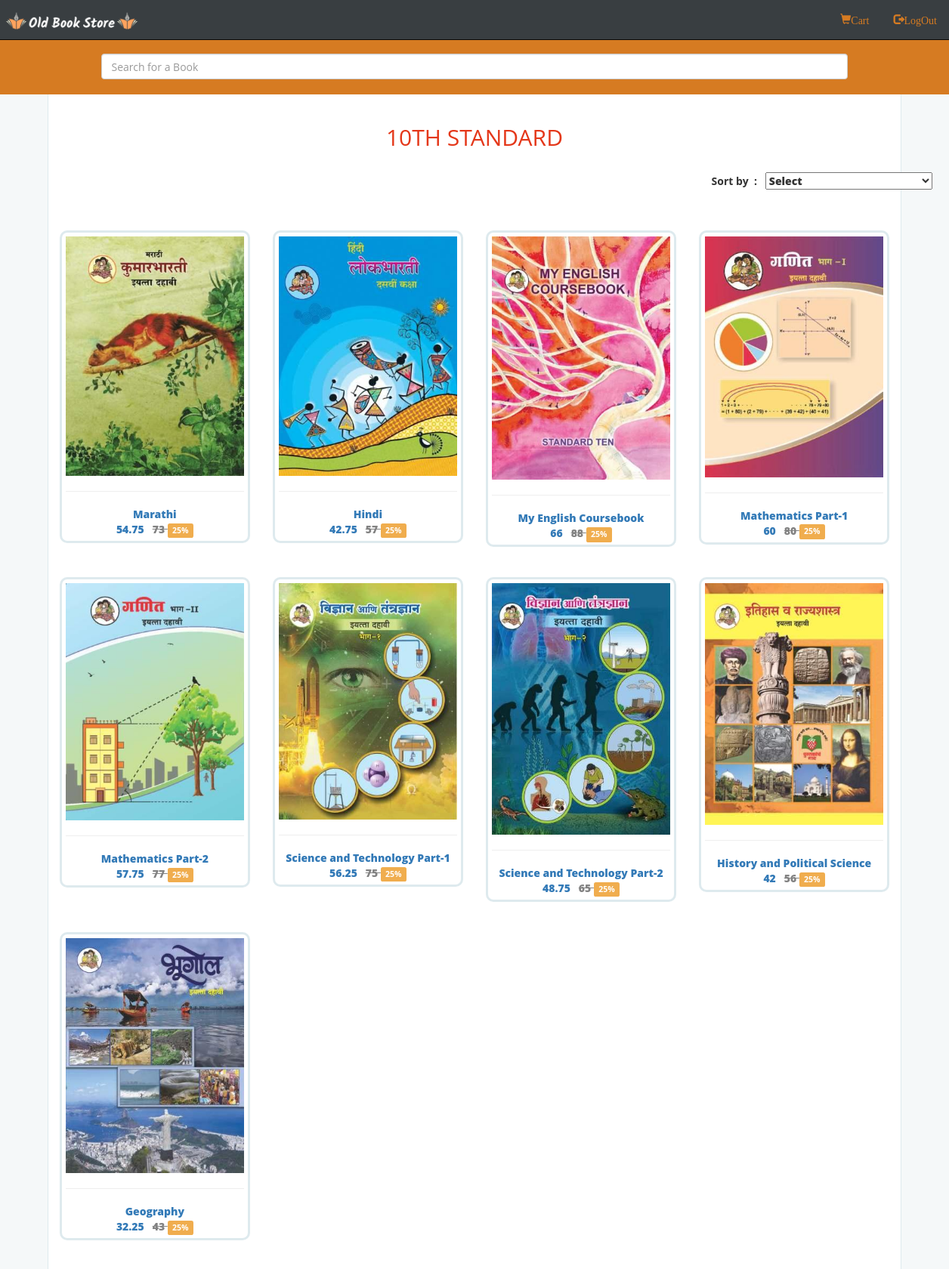
Page /Product.php?value=10th Standard (signed in) on the committed database.
### tables this page shows
CREATE TABLE `products` (
  `PID` varchar(25) NOT NULL,
  `Title` varchar(255) NOT NULL,
  `MRP` float NOT NULL,
  `Price` float NOT NULL,
  `Discount` int(11) DEFAULT NULL,
  `Available` int(11) NOT NULL,
  `Category` varchar(255) DEFAULT NULL,
  `Description` text DEFAULT NULL,
  `Language` varchar(255) DEFAULT NULL,
  `Page` int(5) DEFAULT NULL
);

### Product.php (the view, shortened to what this page needs)
<!DOCTYPE html>
<html lang="en">
<head>
    <link href="css/bootstrap.min.css" rel="stylesheet">
    <link href="css/my.css" rel="stylesheet">
</head>
<body>
    <nav class="navbar navbar-default navbar-fixed-top navbar-inverse">
      <div class="container-fluid">
        <div class="navbar-header">
          <a class="navbar-brand" href="index.php"><img alt="Brand" src="Images/Logo/obs.png" style="width: 180px;margin-top: -7px;margin-left: -10px;"></a>
        </div>
        <div class="collapse navbar-collapse" id="bs-example-navbar-collapse-1">
          <ul class="nav navbar-nav navbar-right">
              <?php
                  if(isset($_SESSION['user']))
                    {
                      echo'
                    <li><a href="cart.php" class="btn btn-md"><span class="glyphicon glyphicon-shopping-cart">Cart</span></a></li>
                    <li><a href="destroy.php" class="btn btn-md"> <span class="glyphicon glyphicon-log-out">LogOut</span></a></li>
                         ';
                    }
               ?>
          </ul>
        </div>
      </div>
    </nav>
    <div id="top" >
        <div id="searchbox" class="container-fluid" style="width:112%;margin-left:-6%;margin-right:-6%;">
            <div>
                <form role="search" action="Result.php" method="post">
                    <input type="text" name="keyword" class="form-control" placeholder="Search for a Book" style="width:80%;margin:20px 10% 20px 10%;">
                </form>
            </div>
        </div>
    <?php
    include "dbconnect.php";
    $category=$_SESSION['category'];
    if(isset($_POST['sort']))
    {
        if($_POST['sort']=="price")
                {   $query = "SELECT * FROM products WHERE Category='$category' ORDER BY Price";
                    $result = mysqli_query ($con,$query)or die(mysqli_error($con));
                    ?>
                       <script type="text/javascript">
                          document.getElementById('select').Selected=$_POST['sort'];
                       </script>
                    <?php
                }
        else
        if($_POST['sort']=="priceh")
                {   $query = "SELECT * FROM products WHERE Category='$category' ORDER BY Price DESC";
                    $result = mysqli_query ($con,$query)or die(mysqli_error($con));
                }
        else
        if($_POST['sort']=="discount")
                {   $query = "SELECT * FROM products WHERE Category='$category' ORDER BY Discount DESC";
                    $result = mysqli_query ($con,$query)or die(mysqli_error($con));
                }
        else
        if($_POST['sort']=="discountl")
                {   $query = "SELECT * FROM products WHERE Category='$category' ORDER BY Discount";
                    $result = mysqli_query ($con,$query)or die(mysqli_error($con));
                }
    }
    else
            {   $query = "SELECT * FROM products WHERE Category='$category'";
                $result = mysqli_query ($con,$query)or die(mysqli_error($con));
            }
    $i=0;
    echo '<div class="container-fluid" id="books">
        <div class="row">
          <div class="col-xs-12 text-center" id="heading">
                 <h2 style="color:rgb(228, 55, 25);text-transform:uppercase;margin-bottom:0px;"> '. $category .' </h2>
           </div>
        </div>
        <div class="container fluid">
             <div class="row">
                  <div class="col-sm-5 col-sm-offset-6 col-md-5 col-md-offset-7 col-lg-4 col-lg-offset-8">
                       <form action="';echo $_SERVER['PHP_SELF'];echo'" method="post" class="pull-right">
                           <label for="sort">Sort by &nbsp: &nbsp</label>
                            <select name="sort" id="select" onchange="form.submit()">
                                <option value="default" name="default"  selected="selected">Select</option>
                                <option value="price" name="price">Low To High Price </option>
                                <option value="priceh" name="priceh">Highest To Lowest Price </option>
                                <option value="discountl" name="discountl">Low To High Discount </option>
                                <option value="discount" name="discount">Highest To Lowest Discount</option>
                            </select>
                       </form>
                  </div>
              </div>
        </div>';
        if(mysqli_num_rows($result) > 0)
        {
            while($row = mysqli_fetch_assoc($result))
            {
            $path="Images/Books/" .$row['PID'].".jpg";
            $description="description.php?ID=".$row["PID"];
            if($i%4==0)
            echo '<div class="row">';
            echo'
               <a href="'.$description.'">
                <div class="col-sm-6 col-md-3 col-lg-3 text-center">
                    <div class="book-block" style="border :3px solid #DEEAEE;">
                        <img class="book block-center img-responsive" src="'.$path.'">
                        <hr>
                         ' . $row["Title"] . '<br>
                        ' . $row["Price"] .'  &nbsp
                        <span style="text-decoration:line-through;color:#828282;"> ' . $row["MRP"] .' </span>
                        <span class="label label-warning">'. $row["Discount"] .'%</span>
                    </div>
                </div>
               </a> ';
            $i++;
            if($i%4==0)
            echo '</div>';
            }
        }
    echo '</div>';
    ?>
</body>
</html>

### css/my.css (style rules this page uses)
body { margin-top:50px;margin-left:5%;margin-right:5%;font-family:"Open sans";background: #F5F8F9;overflow-x:hidden; }
.navbar { background:#393E41;display:inline-block;z-index:100;color:#000; }
.navbar li a { color:#D67B22!important; }
#top { border:1px solid #DEEAEE;background:#fff;border-radius:10px; }
#searchbox { background:#D67B22;overflow:hidden; }
.book-block { margin-top:20px;padding:5px;background:#fff; border :1px solid #DEEAEE;border-radius:10px; }

### Product.php (style rules this page uses)
#books { margin-bottom:50px; }
#books .row { margin-top:20px;margin-bottom:10px;font-weight:800; }

### rows in the picture
products: PID (picture), Title "Marathi", Price "54.75", MRP "73", Discount "25"
products: PID (picture), Title "Hindi", Price "42.75", MRP "57", Discount "25"
products: PID (picture), Title "My English Coursebook", Price "66", MRP "88", Discount "25"
products: PID (picture), Title "Mathematics Part-1", Price "60", MRP "80", Discount "25"
products: PID (picture), Title "Mathematics Part-2", Price "57.75", MRP "77", Discount "25"
products: PID (picture), Title "Science and Technology Part-1", Price "56.25", MRP "75", Discount "25"
products: PID (picture), Title "Science and Technology Part-2", Price "48.75", MRP "65", Discount "25"
products: PID (picture), Title "History and Political Science", Price "42", MRP "56", Discount "25"
products: PID (picture), Title "Geography", Price "32.25", MRP "43", Discount "25"

### other values in the picture
$category "10TH STANDARD"
